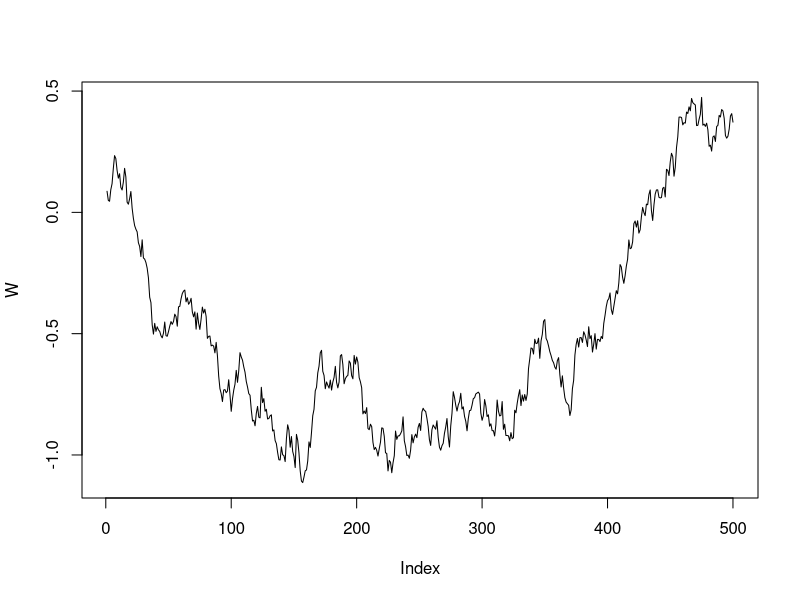
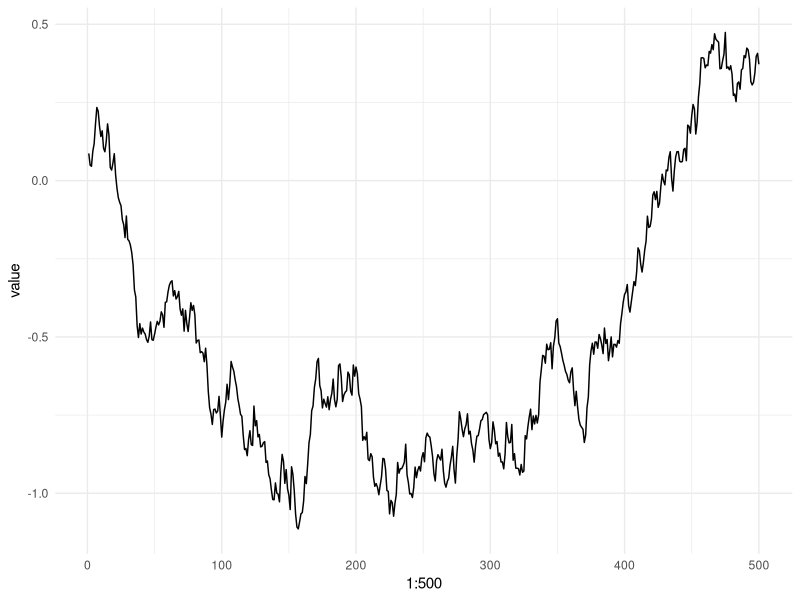

These charts were generated, in order, by the following R code:
## ---- chunk 1
#| echo: false 

library(tidyverse)
library(ggplot2)
theme_set(theme_minimal())
## ---- chunk 2
T = 1 
N = 500 
dt = T / N 
W <- c(sqrt(dt) * rnorm(1, 0, 1))
for (i in 2:N){
  dW <- sqrt(dt) * rnorm(1, 0, 1)
  W <- c(W, tail(W, n = 1) + dW)
}
## ---- chunk 3
plot(W, type = "l")

W %>% as_tibble(.) %>% 
  ggplot(aes(x = 1:500, y = value)) + 
  geom_line()
